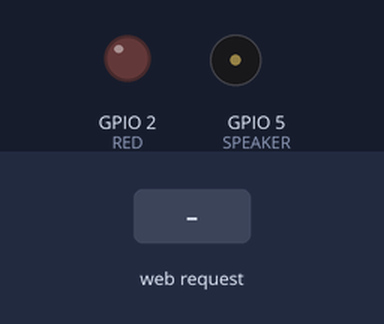
Bench run of a sketch on a simulated ESP32. Shown: output pins drawn as LEDs (lit = HIGH), buzzer (waves = sounding, pin HIGH). The test bench sets the inputs (shaded band). WiFi joins after 1.5 s; servers stay silent unless stated; what the sketch prints to the serial monitor is not drawn.

Above: at 3.2 s.
3.3 s: HTTP request GET /26/on received
At 4.0 s:
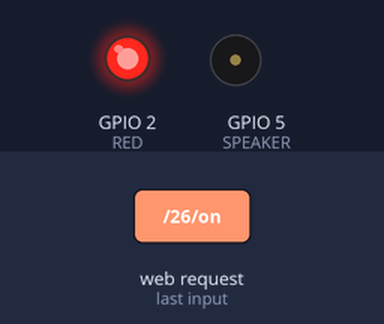
4.8 s: HTTP request GET /26/off received
Timing chart, 0 to 7.8 s (numbered marks = the images above; inputs shaded):
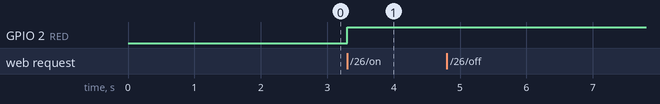

The sketch:

esp32WebServer.ino
```cpp
#include <WiFi.h>

String SSID = "UNILAG_DS_2.4";
String password = "$Uds@11_21";

const int RED = 2;
const int SPEAKER = 5;

WiFiServer server(80);

String header;
String currentLine = "";


void setup() {

  pinMode(RED, OUTPUT);
  pinMode(SPEAKER, OUTPUT);

  Serial.begin(115200);

  Serial.println("\nConnecting to: ");
  Serial.println(SSID);

  WiFi.begin(SSID, password);

  while (WiFi.status() != WL_CONNECTED) {
    Serial.print('.');
    delay(1000);
  }

  Serial.println("Connected!");
  server.begin();
  Serial.println("\nIP Address: ");
  Serial.println(WiFi.localIP());
}


void loop() {

  WiFiClient client = server.available();

  if (client) {
    Serial.println("\nClient connected");

    bool sentHeader = false;
    bool currentLineIsBlank = true;

    while (client.connected()) {
      if (client.available()) {
        // Serial.println("Available");

        char c = client.read();
        Serial.write(c);

        currentLine += c;
        header += c;


        if (c == '\n') {

          if (currentLine != 0) {

            if (header.indexOf("GET /26/on") >= 0) {
              Serial.println("LED on");
              // output26State = "on";
              digitalWrite(RED, HIGH);
            } else if (header.indexOf("GET /26/off") >= 0) {
                Serial.println("LED off");
                // output26State = "off";
                digitalWrite(RED, LOW);
            }


            if (c == 'Q') {
              Serial.println("Toggling pin: ");
              int pin = client.parseInt();
              Serial.println(pin);
              digitalWrite(pin, !digitalRead(pin));
              break;
            }


            else if (c == 'Q') {
              Serial.println("Adjusting frequency...");
              int pin = client.parseInt();
              int frequency = client.parseInt();

              if (frequency = 0) noTone(pin);
              else if (frequency > 0 && frequency <= 1000) tone(pin, frequency, 5000);
              break;
            }
          }

        } else if (c != '\r') currentLine += c;

        if (!sentHeader) {
          client.println("HTTP/1.1 200 OK");
          client.println("Content-Type: text/html\n");

          client.println("<p><a href=\"/26/off\"><button class=\"button button2\">OFF</button></a></p>");

          client.println("<form action='' method='get'>");
          client.println("<input type='range' name='S' min='0' max='1000' step='100' value='5'/>");
          client.println("<input type='submit' value='Set Frequency' />");
          client.println("</form>");

          sentHeader = true;
        }

        currentLine = "";
      }
    }

    // delay(50);
    client.stop();

    Serial.println("Client disconnected");
  }
}
```

Measured:
- after the input at 3.3 s, GPIO 2 (RED): LOW → HIGH at once
- after the input at 4.8 s, every drawn part: stays the same
